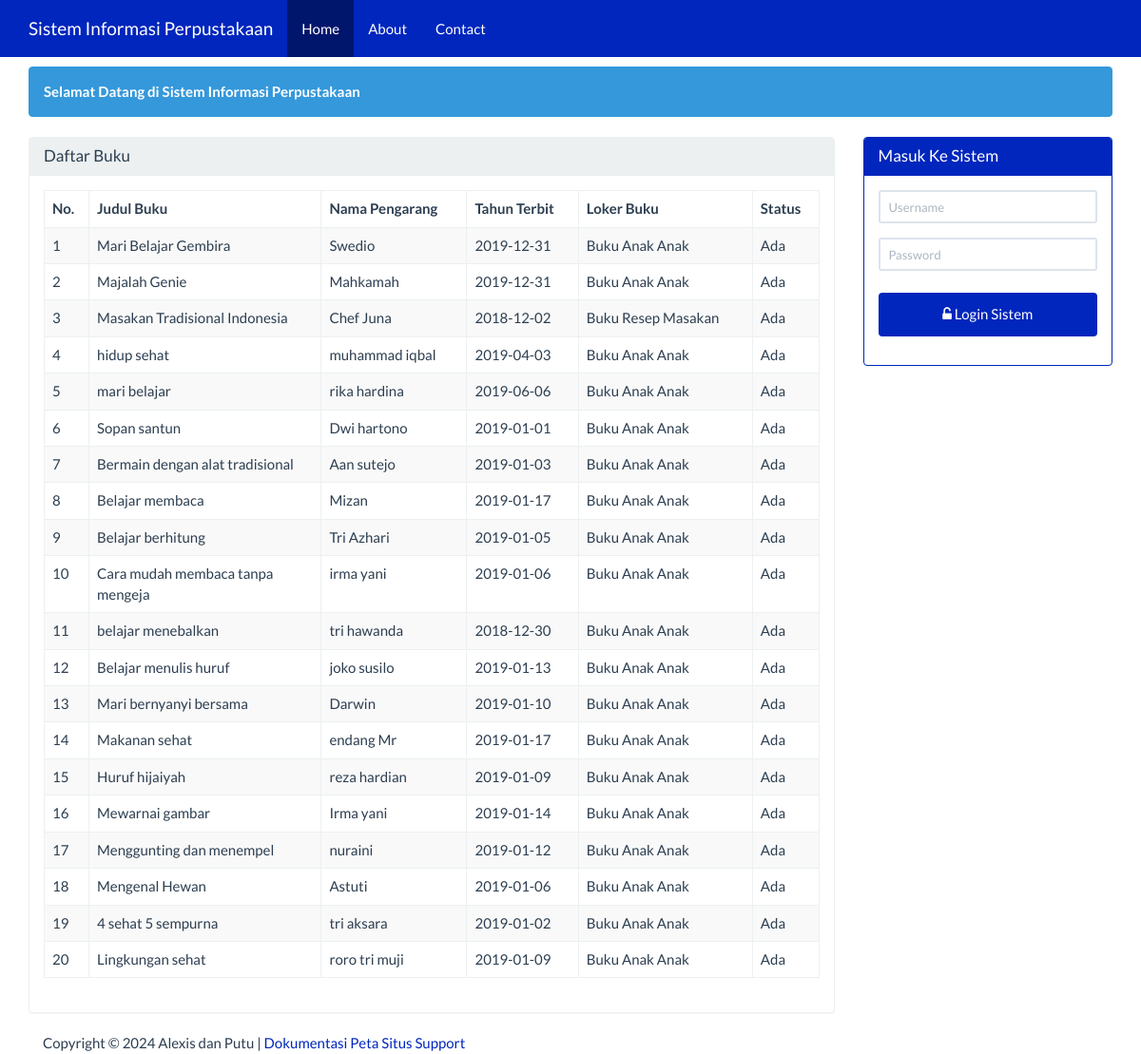
The page / on the database its author committed.
### tables this page shows
CREATE TABLE IF NOT EXISTS `buku` (
  `id` int(5) NOT NULL AUTO_INCREMENT,
  `loker_buku` varchar(25) NOT NULL,
  `no_rak` int(5) NOT NULL,
  `no_laci` int(5) NOT NULL,
  `no_boks` int(5) NOT NULL,
  `judul_buku` varchar(100) NOT NULL,
  `nama_pengarang` varchar(100) NOT NULL,
  `tahun_terbit` date NOT NULL,
  `penerima` varchar(50) NOT NULL,
  `penerbit` varchar(50) NOT NULL,
  `status` varchar(25) NOT NULL,
  `keterangan` varchar(100) NOT NULL,
  PRIMARY KEY (`id`)
);

### beranda.php (the view, shortened to what this page needs)
<div class="container">
    <div class="row">
        <div class ="col-xs-12">
            <div class="alert alert-info">
                <strong>Selamat Datang di Sistem Informasi Perpustakaan</strong>
            </div>
        </div>
    </div>
    <div class="row">
        <div class="col-sm-9 col-xs-12">
            <div class="panel panel-default">
                <div class="panel-heading">
                    <h3 class="panel-title">Daftar Buku</h3>
                </div>
                <div class="panel-body">
                     <table id="deskripsi" class="table table-bordered table-striped table-hover">
                        <thead>
                            <tr>
                                <th>No.</th><th width="30%">Judul Buku</th><th>Nama Pengarang</th><th>Tahun Terbit</th><th>Loker Buku</th><th>Status</th>
                            </tr>
                        </thead>
                        <tbody>
                            <?php
                            $sql = "SELECT * FROM buku";
                            $query = mysqli_query($koneksi, $sql) or die("SQL Anda Salah");
                            $nomor = 0;
                            while ($data = mysqli_fetch_array($query)) {
                                $nomor++;
                                ?>
                                <tr>
                                    <td><?= $nomor ?></td>
                                    <td><?= $data['judul_buku'] ?></td>
                                    <td><?= $data['nama_pengarang'] ?></td>
                                    <td><?= $data['tahun_terbit'] ?></td>
                                    <td><?= $data['loker_buku'] ?></td>
                                    <td><?= $data['status'] ?></td>
                                </tr>
                            <?php } ?>
                        </tbody>
                    </table>
                </div>
            </div>
        </div>
        <div class="col-sm-3 col-xs-12">
            <?php if (isset($_SESSION['username'])) { ?>
            <div class="alert alert-info">
                <strong>Welcome <?=$_SESSION['nama']?></strong>
            </div>
            <?php
           } else { ?>
            <div class="panel panel-success">
                <div class="panel-heading">
                    <h3 class="panel-title">Masuk Ke Sistem</h3>
                </div>
                <div class="panel-body">
                    <form class="form-horizontal" action="proses_login.php" method="post">
                        <div class="form-group">
                            <div class="col-sm-12">
                                <input type="text" name="user" class="form-control input-sm"
                                   placeholder="Username" required="" autocomplete="off"/>
                            </div>
                        </div>
                        <div class="form-group">
                            <div class="col-sm-12">
                                <input type="password" name="pwd" class="form-control input-sm"
                                   placeholder="Password" required="" autocomplete="off"/>
                            </div>
                        </div>
                        <div class="form-group">
                            <div class="col-sm-12">
                                <button type="submit" name="login" value="login"
                                        class="btn btn-success btn-block"><span class="fa fa-unlock-alt"></span>
                                    Login Sistem
                                </button>
                            </div>
                    </form>
                </div>
            </div>
        </div>
            <?php } ?>
    </div>
</div>

### index.php (style rules this page uses)
body { margin-top:70px; }
button { background-color: #4CAF50; color: white; padding: 14px 20px; margin: 8px 0; border: none; cursor: pointer; width: 100%; }

### rows shown on the page
buku: judul_buku "Mari Belajar Gembira", nama_pengarang "Swedio", tahun_terbit "2019-12-31", loker_buku "Buku Anak Anak", status "Ada"
buku: judul_buku "Majalah Genie", nama_pengarang "Mahkamah", tahun_terbit "2019-12-31", loker_buku "Buku Anak Anak", status "Ada"
buku: judul_buku "Masakan Tradisional Indonesia", nama_pengarang "Chef Juna", tahun_terbit "2018-12-02", loker_buku "Buku Resep Masakan", status "Ada"
buku: judul_buku "hidup sehat", nama_pengarang "muhammad iqbal", tahun_terbit "2019-04-03", loker_buku "Buku Anak Anak", status "Ada"
buku: judul_buku "mari belajar", nama_pengarang "rika hardina", tahun_terbit "2019-06-06", loker_buku "Buku Anak Anak", status "Ada"
buku: judul_buku "Sopan santun", nama_pengarang "Dwi hartono", tahun_terbit "2019-01-01", loker_buku "Buku Anak Anak", status "Ada"
buku: judul_buku "Bermain dengan alat tradisional", nama_pengarang "Aan sutejo", tahun_terbit "2019-01-03", loker_buku "Buku Anak Anak", status "Ada"
buku: judul_buku "Belajar membaca", nama_pengarang "Mizan", tahun_terbit "2019-01-17", loker_buku "Buku Anak Anak", status "Ada"
buku: judul_buku "Belajar berhitung", nama_pengarang "Tri Azhari", tahun_terbit "2019-01-05", loker_buku "Buku Anak Anak", status "Ada"
buku: judul_buku "Cara mudah membaca tanpa mengeja", nama_pengarang "irma yani", tahun_terbit "2019-01-06", loker_buku "Buku Anak Anak", status "Ada"
buku: judul_buku "belajar menebalkan", nama_pengarang "tri hawanda", tahun_terbit "2018-12-30", loker_buku "Buku Anak Anak", status "Ada"
buku: judul_buku "Belajar menulis huruf", nama_pengarang "joko susilo", tahun_terbit "2019-01-13", loker_buku "Buku Anak Anak", status "Ada"
buku: judul_buku "Mari bernyanyi bersama", nama_pengarang "Darwin", tahun_terbit "2019-01-10", loker_buku "Buku Anak Anak", status "Ada"
buku: judul_buku "Makanan sehat", nama_pengarang "endang Mr", tahun_terbit "2019-01-17", loker_buku "Buku Anak Anak", status "Ada"
buku: judul_buku "Huruf hijaiyah", nama_pengarang "reza hardian", tahun_terbit "2019-01-09", loker_buku "Buku Anak Anak", status "Ada"
buku: judul_buku "Mewarnai gambar", nama_pengarang "Irma yani", tahun_terbit "2019-01-14", loker_buku "Buku Anak Anak", status "Ada"
buku: judul_buku "Menggunting dan menempel", nama_pengarang "nuraini", tahun_terbit "2019-01-12", loker_buku "Buku Anak Anak", status "Ada"
buku: judul_buku "Mengenal Hewan", nama_pengarang "Astuti", tahun_terbit "2019-01-06", loker_buku "Buku Anak Anak", status "Ada"
buku: judul_buku "4 sehat 5 sempurna", nama_pengarang "tri aksara", tahun_terbit "2019-01-02", loker_buku "Buku Anak Anak", status "Ada"
buku: judul_buku "Lingkungan sehat", nama_pengarang "roro tri muji", tahun_terbit "2019-01-09", loker_buku "Buku Anak Anak", status "Ada"
